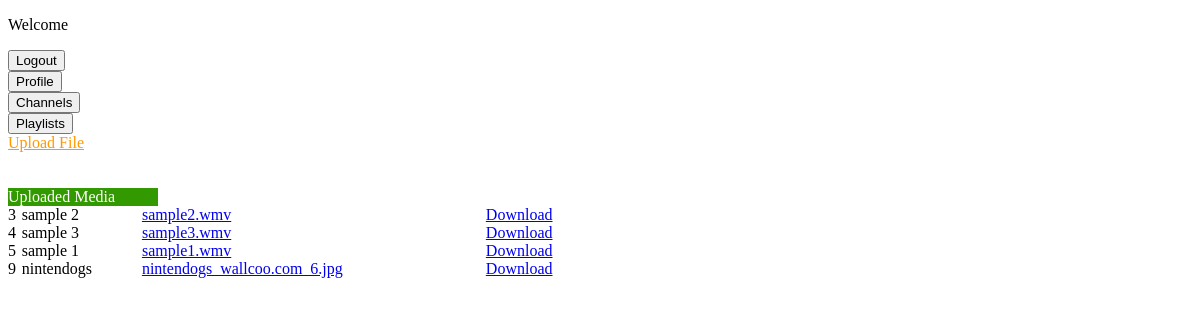
Screenshot of /browse.php with the database file from the repository.
### tables this page shows
CREATE TABLE `media` (
  `mediaid` int(11) NOT NULL AUTO_INCREMENT,
  `filename` varchar(64) NOT NULL,
  `filepath` varchar(256) NOT NULL,
  `type` varchar(30) DEFAULT '0',
  `lastaccesstime` timestamp NULL DEFAULT CURRENT_TIMESTAMP,
  PRIMARY KEY (`mediaid`)
);

CREATE TABLE `mediainfo` (
  `mediainfoid` int(11) NOT NULL,
  `title` varchar(50) NOT NULL,
  `description` varchar(5000) NOT NULL,
  PRIMARY KEY (`mediainfoid`)
);

### config.php (called while the page is built)
<?php
$dbhost = "mysql1.cs.clemson.edu";
$dbuser = "MTbPrjct_tuzj";
$dbpass = "metube123";
$database = "MeTubeProject_zfvm";
?>

### mysqlClass.inc.php (called while the page is built, shortened)
<?php
class mysql_db {
	function mysql_db($dbhost, $dbuser, $dbpass, $database) {
		$this->server = $dbhost;
		$this->user = $dbuser;
		$this->password = $dbpass;
		$this->dbname = $database;
		$this->db_connect_id = @mysqli_connect($this->server, $this->user, $this->password, $this->dbname);
	}
}
include_once ("config.php");
$db = new mysql_db($dbhost, $dbuser, $dbpass, $database);
?>

### browse.php (the view, shortened to what this page needs)
<!DOCTYPE html PUBLIC "-//W3C//DTD XHTML 1.0 Transitional//EN" "http://www.w3.org/TR/xhtml1/DTD/xhtml1-transitional.dtd">
<?php
	include_once "function.php";
?>
<html xmlns="http://www.w3.org/1999/xhtml">
<head>
<link rel="stylesheet" type="text/css" href="css/default.css" />
</head>
<body>
<p>Welcome <?php echo $_SESSION['username'];?></p>
<form action="logout.php">
		<input type="submit" value="Logout">
</form>
<form action="profile.php">
		<input type="submit" value="Profile">
</form>
<form action="channel.php">
		<input type="submit" value="Channels">
</form>
<form action="playlist.php">
		<input type="submit" value="Playlists">
</form>
<a href='media_upload.php'  style="color:#FF9900;">Upload File</a>
<br/><br/>
<?php
	$query = "SELECT * from media";
	$result = mysqli_query($db->db_connect_id, $query );
	$queryi = "SELECT * from mediainfo";
	$infores = mysqli_query($db->db_connect_id,$queryi);
?>
    <div style="background:#339900;color:#FFFFFF; width:150px;">Uploaded Media</div>
	<table width="50%" cellpadding="0" cellspacing="0">
		<?php
			while ($result_row = mysqli_fetch_row($result))
			{ $resi_row = mysqli_fetch_row($infores);
		?>
        <tr valign="top">
			<td>
					<?php
						echo $result_row[0];
					?>
			</td>
			<td>
				<?php
					echo $resi_row[1];
				?>
			</td>
            <td>
            	<a href="media.php?id=<?php echo $result_row[0];?>" target="_blank"><?php echo $result_row[1];?></a>
            </td>
            <td>
            	<a href="<?php echo $result_row[2].$result_row[1];?>" target="_blank" onclick="javascript:saveDownload(<?php echo $result_row[0];?>);">Download</a>
            </td>
		</tr>
        <?php
			}
		?>
	</table>
</body>
</html>

### rows the page displays
media: mediaid "3", mediainfo.title "sample 2", filename "sample2.wmv"
media: mediaid "4", mediainfo.title "sample 3", filename "sample3.wmv"
media: mediaid "5", mediainfo.title "sample 1", filename "sample1.wmv"
media: mediaid "9", mediainfo.title "nintendogs", filename "nintendogs_wallcoo.com_6.jpg"
